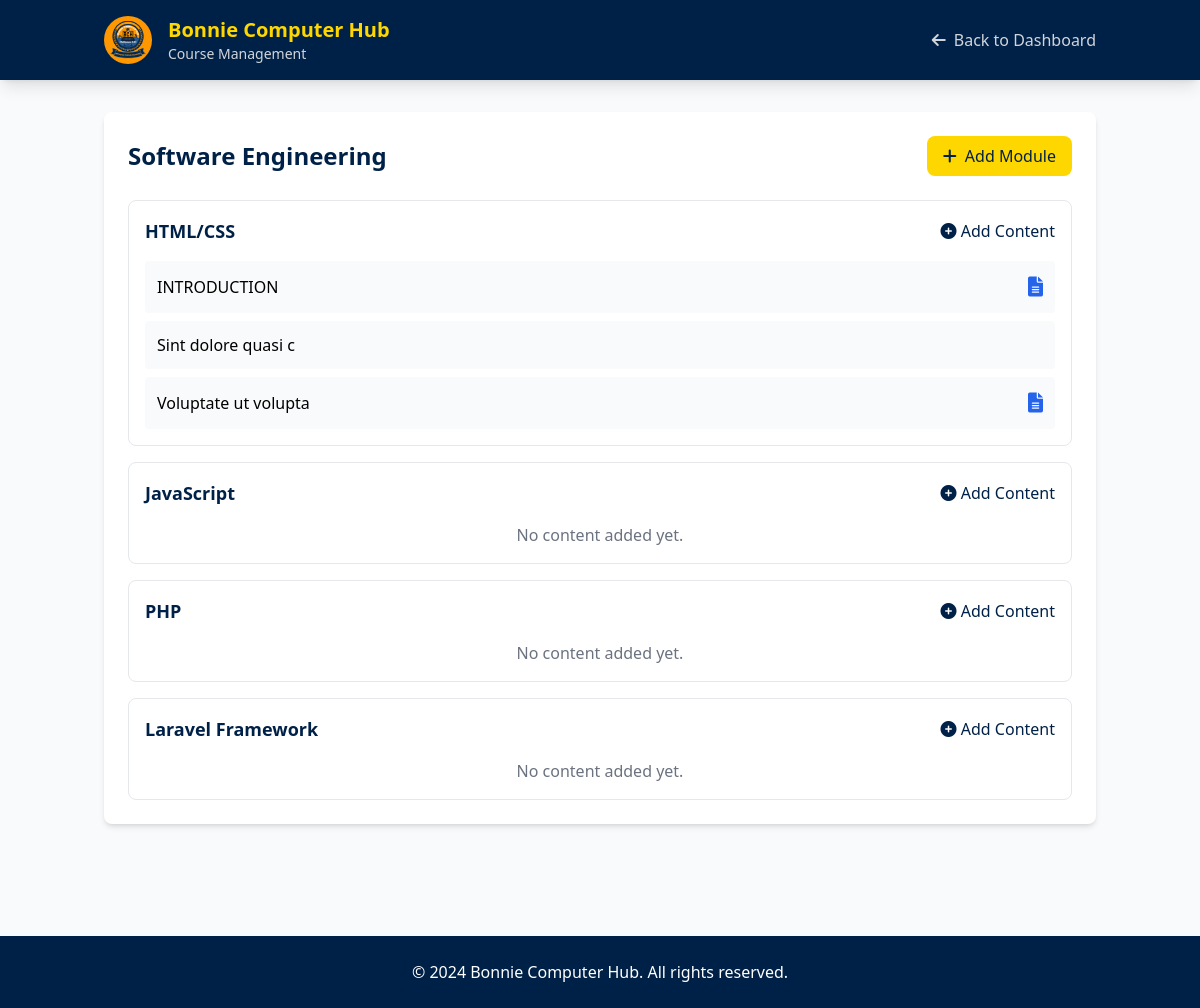
The app's page /LMS/instructor/manage_courses.php (signed in) with its own data.
### tables this page shows
CREATE TABLE `courses` (
  `id` int(11) NOT NULL,
  `course_name` varchar(255) NOT NULL,
  `description` text NOT NULL,
  `created_by` int(11) NOT NULL,
  `status` enum('active','inactive') DEFAULT 'active',
  `created_at` timestamp NOT NULL DEFAULT current_timestamp()
);

CREATE TABLE `course_modules` (
  `id` int(11) NOT NULL,
  `course_id` int(11) NOT NULL,
  `module_name` varchar(255) NOT NULL,
  `module_description` text NOT NULL,
  `module_order` int(11) NOT NULL,
  `created_at` timestamp NOT NULL DEFAULT current_timestamp()
);

CREATE TABLE `module_content` (
  `id` int(11) NOT NULL,
  `module_id` int(11) NOT NULL,
  `content_type` enum('video','document','assignment','quiz') NOT NULL,
  `title` varchar(255) NOT NULL,
  `description` text DEFAULT NULL,
  `content_url` varchar(255) DEFAULT NULL,
  `content_file` varchar(255) DEFAULT NULL,
  `content_order` int(11) NOT NULL,
  `created_at` timestamp NOT NULL DEFAULT current_timestamp()
);

### LMS/instructor/manage_courses.php (the view, shortened to what this page needs)
<?php
require_once '../includes/db_connect.php';
$courses = $pdo->query("SELECT id, course_name, description FROM courses")->fetchAll(PDO::FETCH_ASSOC);
?>
<!DOCTYPE html>
<html lang="en" class="scroll-smooth">
<head>
    <script src="https://cdn.tailwindcss.com"></script>
    <link rel="stylesheet" href="https://cdnjs.cloudflare.com/ajax/libs/font-awesome/6.0.0/css/all.min.css">
    <link href="https://cdn.jsdelivr.net/npm/summernote@0.8.18/dist/summernote-lite.min.css" rel="stylesheet">
</head>
<body class="bg-gray-50 min-h-screen">
    <header class="bg-primary shadow-lg sticky top-0 z-50">
        <div class="container mx-auto px-4">
            <div class="flex items-center justify-between py-4">
                <div class="flex items-center space-x-4">
                    <img src="../images/BCH.jpg" alt="BCH Logo" class="h-12 w-12 rounded-full">
                    <div>
                        <a href="../index.php" class="text-xl font-bold text-secondary">Bonnie Computer Hub</a>
                        <p class="text-gray-300 text-sm">Course Management</p>
                    </div>
                </div>
                <nav class="hidden md:flex items-center space-x-6">
                    <a href="instructor_dashboard.php" class="text-gray-300 hover:text-secondary transition">
                        <i class="fas fa-arrow-left mr-2"></i>Back to Dashboard
                    </a>
                </nav>
            </div>
        </div>
    </header>
    <main class="container mx-auto px-4 py-8">
        <?php foreach ($courses as $course): ?>
            <div class="bg-white rounded-lg shadow-md p-6 mb-8">
                <div class="flex justify-between items-center mb-6">
                    <h2 class="text-2xl font-bold text-primary"><?= htmlspecialchars($course['course_name']) ?></h2>
                    <button onclick="toggleModuleForm(<?= $course['id'] ?>)"
                            class="bg-secondary text-primary px-4 py-2 rounded-lg hover:bg-opacity-90 transition">
                        <i class="fas fa-plus mr-2"></i>Add Module
                    </button>
                </div>
                <?php
                $modules = $pdo->prepare("SELECT * FROM course_modules WHERE course_id = ? ORDER BY module_order");
                $modules->execute([$course['id']]);
                $modules = $modules->fetchAll(PDO::FETCH_ASSOC);
                ?>
                <?php if ($modules): ?>
                    <div class="space-y-4">
                        <?php foreach ($modules as $module): ?>
                            <div class="border rounded-lg p-4">
                                <div class="flex justify-between items-center mb-4">
                                    <h3 class="text-lg font-semibold text-primary">
                                        <?= htmlspecialchars($module['module_name']) ?>
                                    </h3>
                                    <button onclick="toggleContentForm(<?= $module['id'] ?>)"
                                            class="text-primary hover:text-opacity-80">
                                        <i class="fas fa-plus-circle"></i> Add Content
                                    </button>
                                </div>
                                <?php
                                $contents = $pdo->prepare("SELECT * FROM module_content WHERE module_id = ? ORDER BY content_order");
                                $contents->execute([$module['id']]);
                                $contents = $contents->fetchAll(PDO::FETCH_ASSOC);
                                ?>
                                <?php if ($contents): ?>
                                    <div class="space-y-2">
                                        <?php foreach ($contents as $content): ?>
                                            <div class="flex items-center justify-between bg-gray-50 p-3 rounded">
                                                <div>
                                                    <h5 class="font-medium"><?= htmlspecialchars($content['title']) ?></h5>
                                                </div>
                                                <div>
                                                    <?php if ($content['content_type'] === 'video'): ?>
                                                        <a href="<?= htmlspecialchars($content['content_url']) ?>"
                                                           target="_blank"
                                                           class="text-red-600 hover:text-red-800">
                                                            <i class="fab fa-youtube text-xl"></i>
                                                        </a>
                                                    <?php elseif ($content['content_type'] === 'document'): ?>
                                                        <a href="../uploads/materials/<?= htmlspecialchars($content['content_file']) ?>"
                                                           target="_blank"
                                                           class="text-blue-600 hover:text-blue-800">
                                                            <i class="fas fa-file-alt text-xl"></i>
                                                        </a>
                                                    <?php endif; ?>
                                                </div>
                                            </div>
                                        <?php endforeach; ?>
                                    </div>
                                <?php else: ?>
                                    <p class="text-gray-500 text-center">No content added yet.</p>
                                <?php endif; ?>
                            </div>
                        <?php endforeach; ?>
                    </div>
                <?php else: ?>
                    <p class="text-gray-500 text-center">No modules added yet.</p>
                <?php endif; ?>
            </div>
        <?php endforeach; ?>
    </main>
    <footer class="bg-primary text-white mt-12">
        <div class="container mx-auto px-4 py-6">
            <div class="text-center">
                <p>&copy; <?= date('Y') ?> Bonnie Computer Hub. All rights reserved.</p>
            </div>
        </div>
    </footer>
</body>
</html>

### records on screen
courses: course_name "Software Engineering"
course_modules: module_name "HTML/CSS"
module_content: title "INTRODUCTION"
module_content: title "Sint dolore quasi c"
module_content: title "Voluptate ut volupta"
course_modules: module_name "JavaScript", shows "No content added yet."
course_modules: module_name "PHP", shows "No content added yet."
course_modules: module_name "Laravel Framework", shows "No content added yet."
